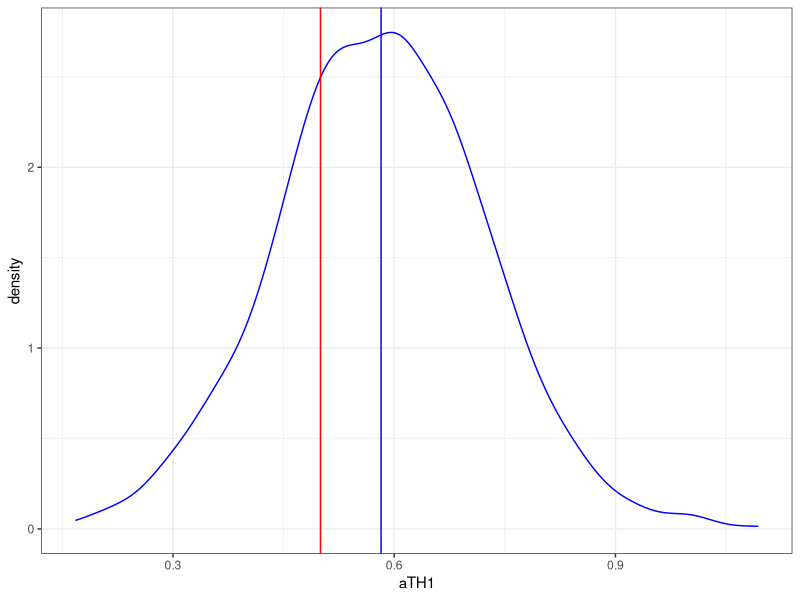
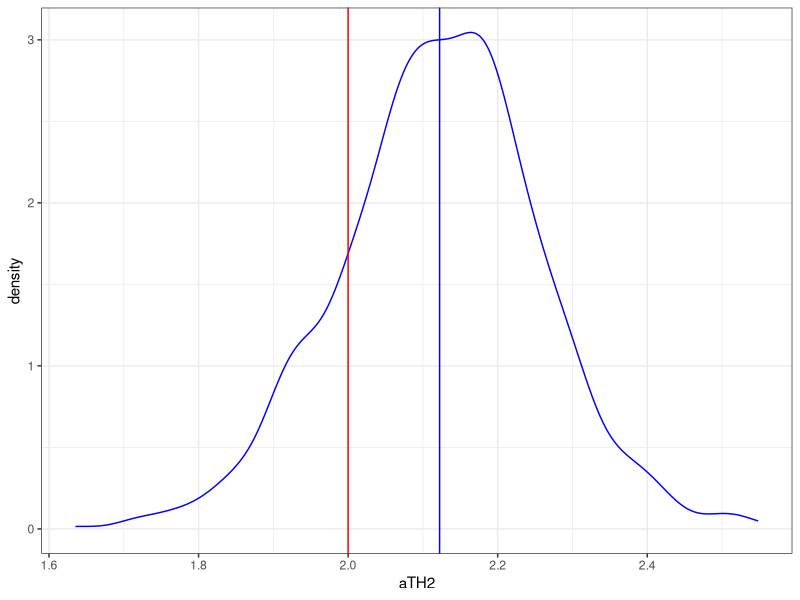
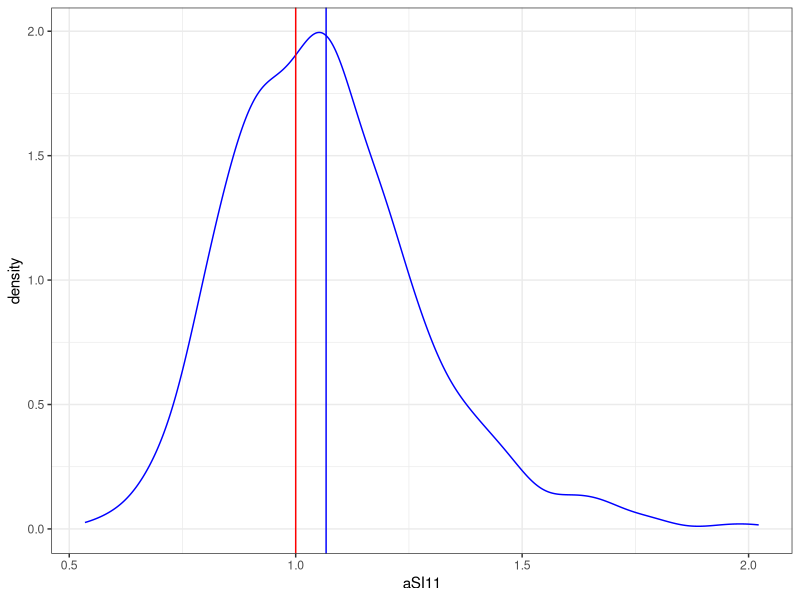
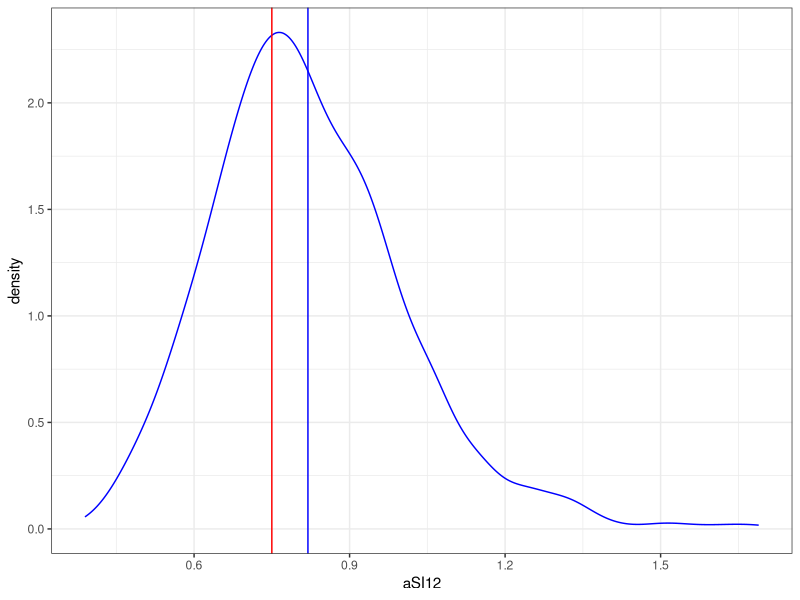
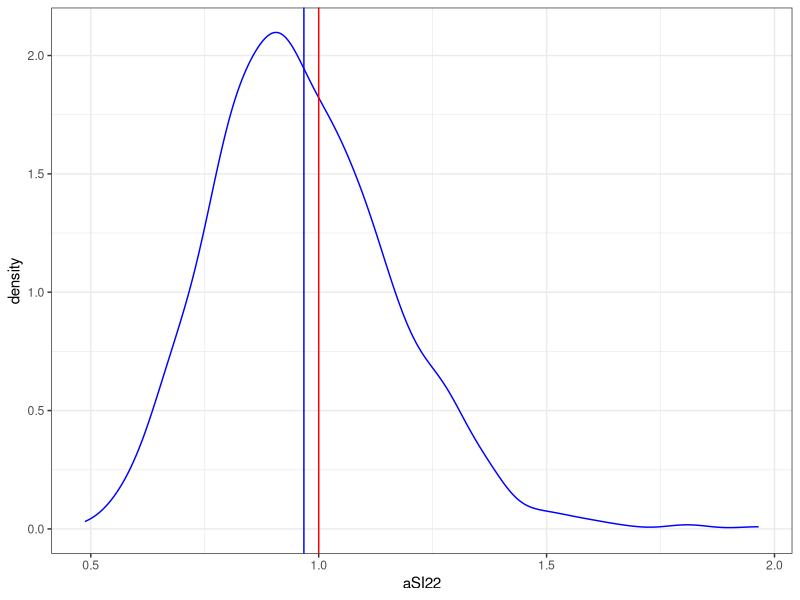
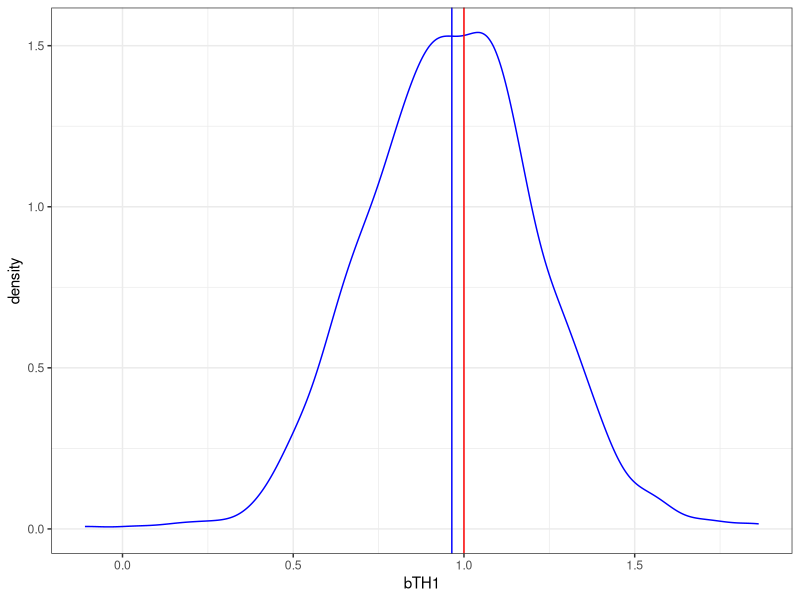
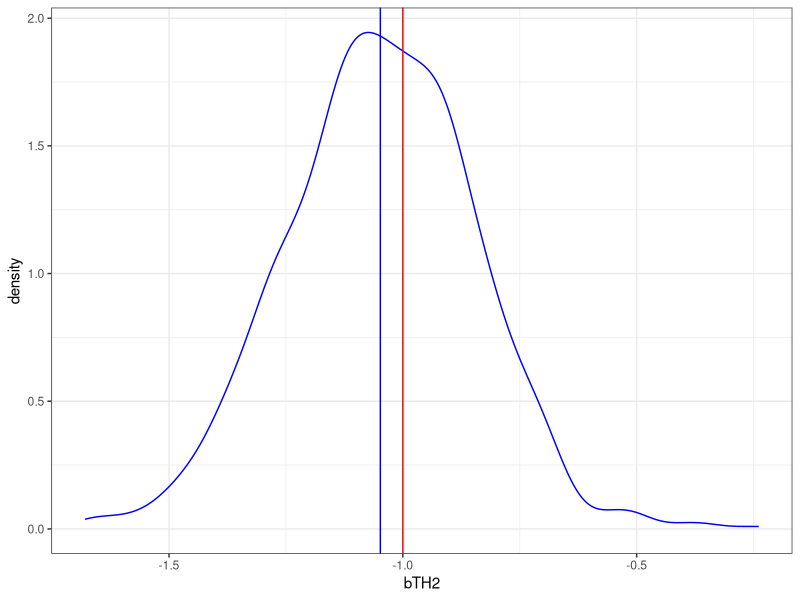
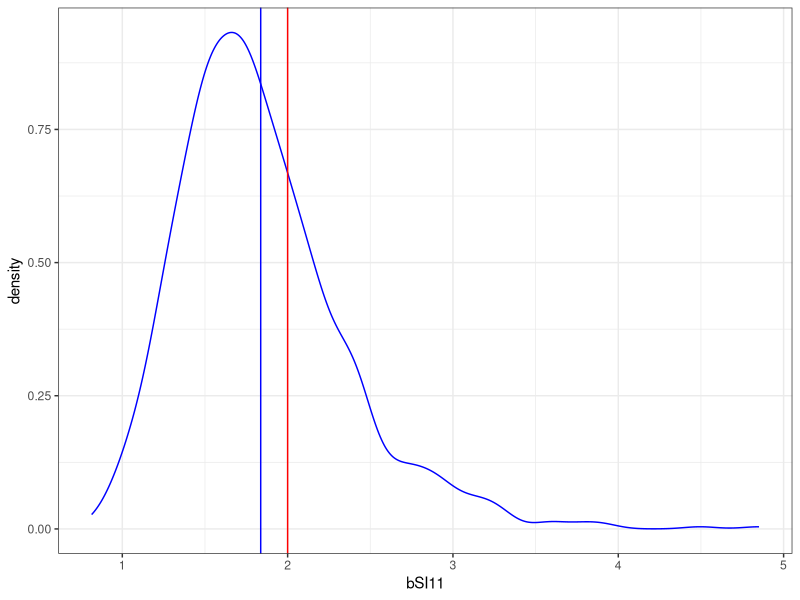

Recreate these plots in R, in order.
## ---- chunk 1
library(MASS)
library(ggplot2)
## ---- chunk 2
n_a=50
aTruetheta=c(1/2,2)
aTrueSigma=matrix(c(1,0.75,0.75,1),nrow=2,ncol=2)
Ya=mvrnorm(n=n_a,mu=aTruetheta,Sigma=aTrueSigma)

n_b=30
bTruetheta=c(1,-1)
bTrueSigma=matrix(c(2,0.75,0.75,1),nrow=2,ncol=2)
Yb=mvrnorm(n=n_b,mu=bTruetheta,Sigma=bTrueSigma)
## ---- chunk 3
th_0=c(0,0)
la_0=1
S_0=matrix(c(1,0,0,1),nrow=2,ncol=2)
nu_0=2
## ---- chunk 4
n_a=dim(Ya)[1]
barYa=apply(Ya,2,mean)
Sa=matrix(c(0,0,0,0),ncol=2,nrow=2)
for(j in 1:n_a){
  Sa=Sa+(barYa-Ya[j,])%*%t(barYa-Ya[j,])
}

th_a=(la_0*th_0+n_a*barYa)*1/(la_0+n_a)
la_a=la_0+n_a
S_a=solve(solve(S_0)+Sa+la_0/(la_0+n_a)*(barYa-th_0)%*%t(barYa-th_0))
nu_a=nu_0+n_a
## ---- chunk 5
aSIGMA=aTHETA=list()
for(j in 1:1000){
  aSigma=solve(rWishart(n=1,nu_a,S_a)[,,1])
  atheta=mvrnorm(n=1,mu=th_a,Sigma=aSigma/la_a)
  
  aSIGMA[[j]]=aSigma
  aTHETA[[j]]=atheta
}
## ---- chunk 6
aTH1=aTH2=aSI11=aSI12=aSI22=c()
for(j in 1:1000){
  aTH1=c(aTH1,aTHETA[[j]][1])
  aTH2=c(aTH2,aTHETA[[j]][2])
  aSI11=c(aSI11,aSIGMA[[j]][1,1])
  aSI12=c(aSI12,aSIGMA[[j]][1,2])
  aSI22=c(aSI22,aSIGMA[[j]][2,2])
}
## ---- chunk 7
ggplot()+
  geom_density(aes(x=aTH1),col="blue")+
  geom_vline(xintercept=mean(aTH1),col="blue")+
  geom_vline(xintercept=aTruetheta[1],col="red")+
  theme_bw()

ggplot()+
  geom_density(aes(x=aTH2),col="blue")+
  geom_vline(xintercept=mean(aTH2),col="blue")+
  geom_vline(xintercept=aTruetheta[2],col="red")+
  theme_bw()

ggplot()+
  geom_density(aes(x=aSI11),col="blue")+
  geom_vline(xintercept=mean(aSI11),col="blue")+
  geom_vline(xintercept=aTrueSigma[1,1],col="red")+
  theme_bw()

ggplot()+
  geom_density(aes(x=aSI12),col="blue")+
  geom_vline(xintercept=mean(aSI12),col="blue")+
  geom_vline(xintercept=aTrueSigma[1,2],col="red")+
  theme_bw()

ggplot()+
  geom_density(aes(x=aSI22),col="blue")+
  geom_vline(xintercept=mean(aSI22),col="blue")+
  geom_vline(xintercept=aTrueSigma[2,2],col="red")+
  theme_bw()
## ---- chunk 8
n_b=dim(Yb)[1]
barYb=apply(Yb,2,mean)
Sb=matrix(c(0,0,0,0),ncol=2,nrow=2)
for(j in 1:n_b){
  Sb=Sb+(barYb-Yb[j,])%*%t(barYb-Yb[j,])
}

th_b=(la_0*th_0+n_b*barYb)*1/(la_0+n_b)
la_b=la_0+n_b
S_b=solve(solve(S_0)+Sb+la_0/(la_0+n_b)*(barYb-th_0)%*%t(barYb-th_0))
nu_b=nu_0+n_b
## ---- chunk 9
bSIGMA=bTHETA=list()
for(j in 1:1000){
  bSigma=solve(rWishart(n=1,nu_b,S_b)[,,1])
  btheta=mvrnorm(n=1,mu=th_b,Sigma=bSigma/la_b)
  
  bSIGMA[[j]]=bSigma
  bTHETA[[j]]=btheta
}
## ---- chunk 10
bTH1=bTH2=bSI11=bSI12=bSI22=c()
for(j in 1:1000){
  bTH1=c(bTH1,bTHETA[[j]][1])
  bTH2=c(bTH2,bTHETA[[j]][2])
  bSI11=c(bSI11,bSIGMA[[j]][1,1])
  bSI12=c(bSI12,bSIGMA[[j]][1,2])
  bSI22=c(bSI22,bSIGMA[[j]][2,2])
}
## ---- chunk 11
ggplot()+
  geom_density(aes(x=bTH1),col="blue")+
  geom_vline(xintercept=mean(bTH1),col="blue")+
  geom_vline(xintercept=bTruetheta[1],col="red")+
  theme_bw()

ggplot()+
  geom_density(aes(x=bTH2),col="blue")+
  geom_vline(xintercept=mean(bTH2),col="blue")+
  geom_vline(xintercept=bTruetheta[2],col="red")+
  theme_bw()

ggplot()+
  geom_density(aes(x=bSI11),col="blue")+
  geom_vline(xintercept=mean(bSI11),col="blue")+
  geom_vline(xintercept=bTrueSigma[1,1],col="red")+
  theme_bw()

ggplot()+
  geom_density(aes(x=bSI12),col="blue")+
  geom_vline(xintercept=mean(bSI12),col="blue")+
  geom_vline(xintercept=bTrueSigma[1,2],col="red")+
  theme_bw()

ggplot()+
  geom_density(aes(x=bSI22),col="blue")+
  geom_vline(xintercept=mean(bSI22),col="blue")+
  geom_vline(xintercept=bTrueSigma[2,2],col="red")+
  theme_bw()
## ---- chunk 12
aRHO=bRHO=c()
for(j in 1:1000){
  aRHO=c(aRHO,aSI12[j]/sqrt(aSI11[j]*aSI22[j]))
  bRHO=c(bRHO,bSI12[j]/sqrt(bSI11[j]*bSI22[j]))
}
aTrueRho=aTrueSigma[1,2]/sqrt(aTrueSigma[1,1]*aTrueSigma[2,2])
bTrueRho=bTrueSigma[1,2]/sqrt(bTrueSigma[1,1]*bTrueSigma[2,2])
## ---- chunk 13
ggplot()+
  geom_density(aes(x=aRHO),col="blue")+
  geom_vline(xintercept=mean(aRHO),col="blue")+
  geom_vline(xintercept=aTrueRho,col="red")+
  theme_bw()

ggplot()+
  geom_density(aes(x=bRHO),col="blue")+
  geom_vline(xintercept=mean(bRHO),col="blue")+
  geom_vline(xintercept=bTrueRho,col="red")+
  theme_bw()
## ---- chunk 14
ggplot()+
  geom_point(data=NULL,aes(x=aTH1,y=aTH2),col="blue",alpha=0.4)+
  geom_point(data=NULL,aes(x=bTH1,y=bTH2),col="orange",alpha=0.4)+
  theme_bw()
## ---- chunk 15
plot(x=aTH1,y=aTH2)
plot(x=bTH1,y=bTH2)
## ---- chunk 16
prob=0
for(i in 1:1000){
  for(j in 1:1000){
    if(aRHO[i]>bRHO[j]){prob=prob+1}
    else{prob=prob+0}
  }
}
prob=prob/1000^2
prob

prob=0
for(j in 1:1000){
  if(aRHO[j]>bRHO[j]){prob=prob+1}
  else{prob=prob+0}
}
prob=prob/1000
prob
